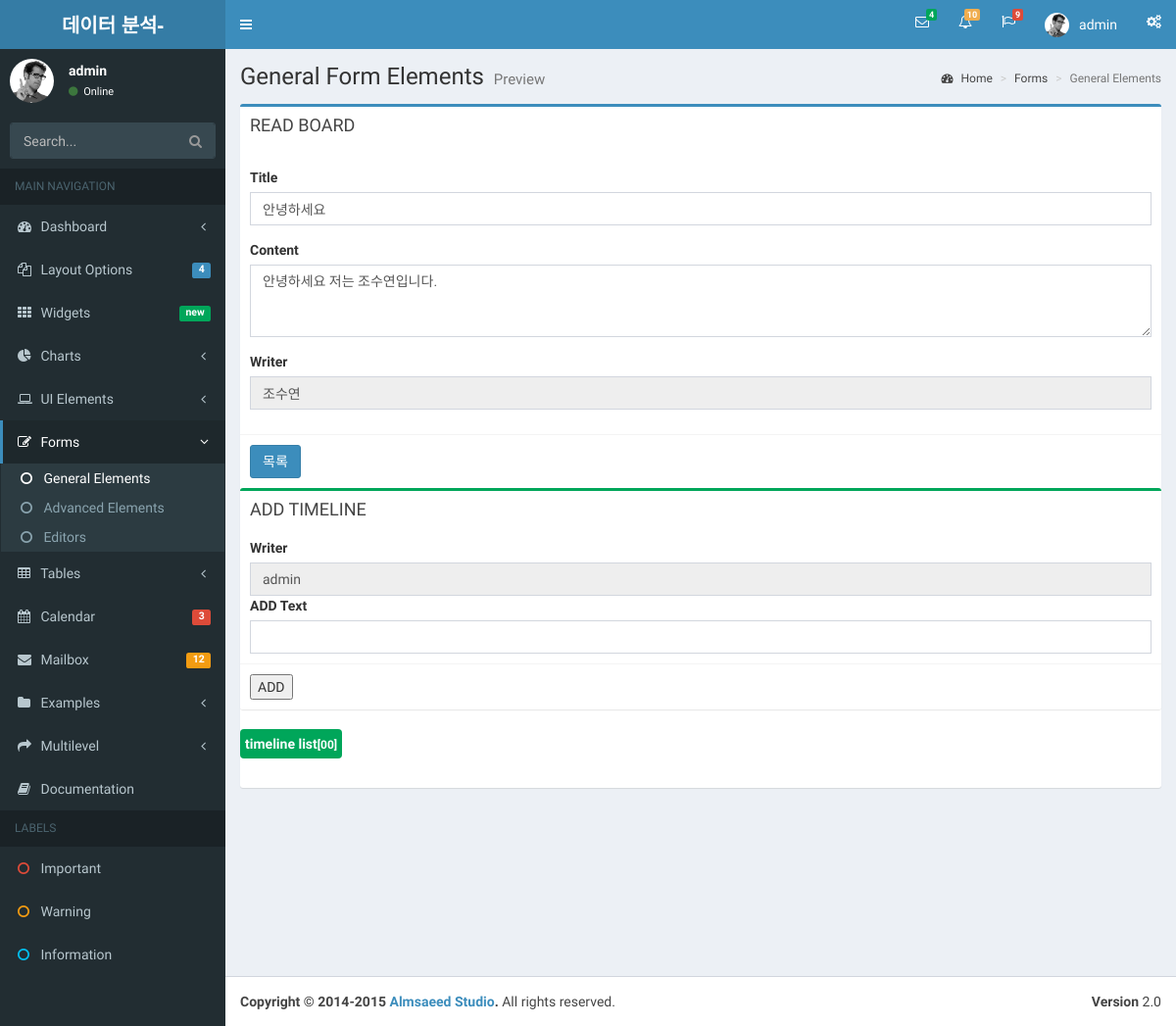
The page /bbs/bbs_read/3 (signed in) on the database as committed earlier.
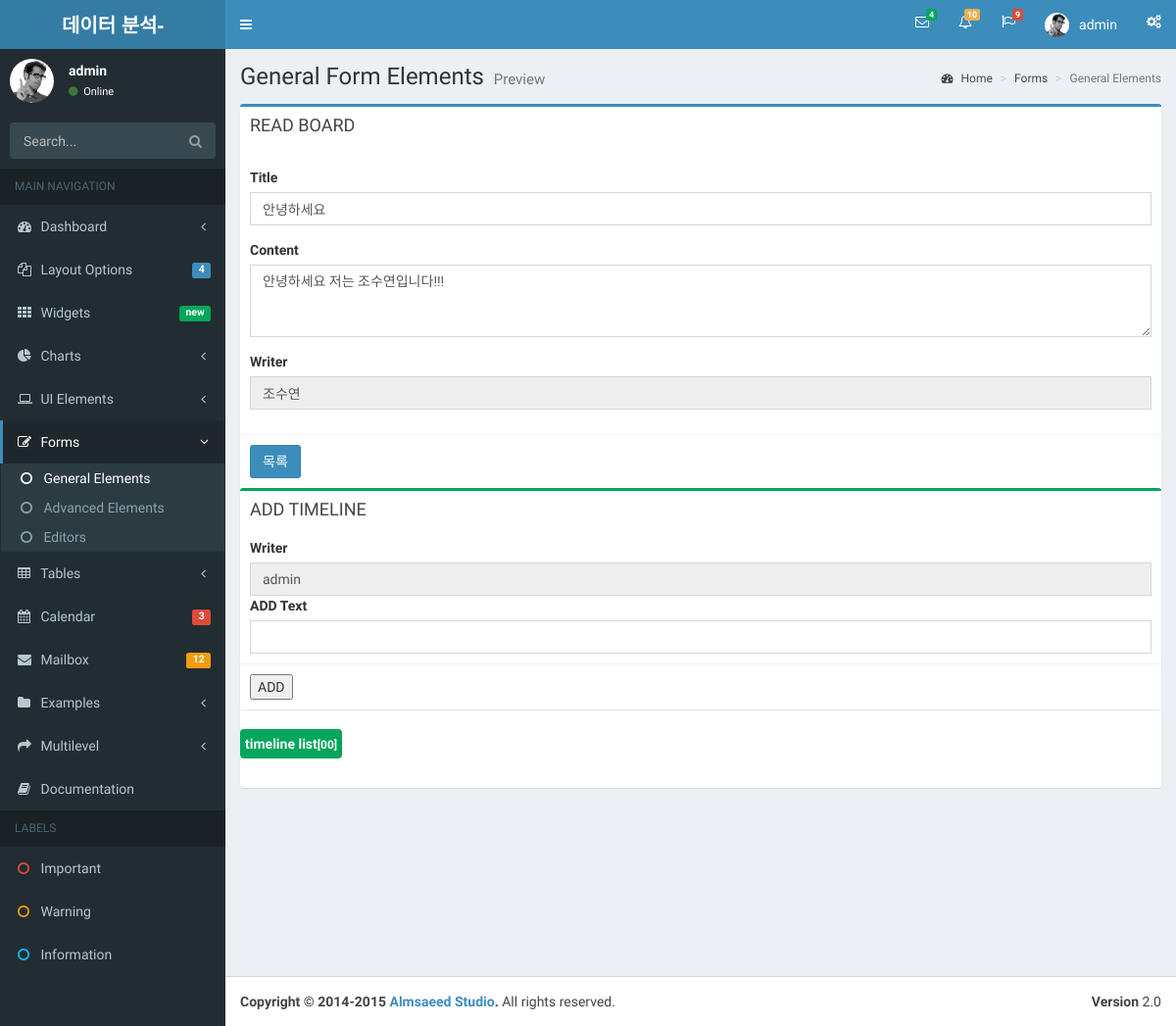
The same page on the database as committed later.
### bbsApp/models.py (models this page shows)
class Bbs(models.Model):
    title   = models.CharField(max_length=500)
    writer  = models.CharField(max_length=100)
    content = models.TextField()
    regdate = models.DateTimeField(default=timezone.now)
    viewcnt = models.IntegerField(default=0)

### bbsApp/views.py (the view)
# urls.py: path('bbs_read/<int:id>', views.bbsRead, name='bbs_read'),
def bbsRead(request,id):
    print('bbsRead~~~')
    board=Bbs.objects.get(id=id)
    board.viewcnt = board.viewcnt + 1 # 조회수부분.
    board.save()
    lines=Timeline.objects.filter(board_id=board.id)
    print('board result:',board)
    context = {
        'board':board,
        'session_user_name': request.session['user_name'],
        'session_user_id': request.session['user_id'],
        'lines':lines
    }
    return render(request, 'bbs/read.html',context)

### bbsApp/templates/bbs/read.html (shortened to what this page needs)
{% include 'header.html' %}
{% block content %}
<section class="content">
	<div class="row">
		<div class="col-md-12">
			<div class="box box-primary">
				<div class="box-header">
					<h3 class="box-title">READ BOARD</h3>
				</div>
<div class="box-body">
	<div class="form-group">
		<label for="exampleInputEmail1">Title</label> <input type="text" id="title"
			name='title' class="form-control" value="{{board.title}}">
	</div>
	<div class="form-group">
		<label for="exampleInputPassword1">Content</label>
		<textarea class="form-control" name="content" rows="3" id="content">{{board.content}}</textarea>
	</div>
	<div class="form-group">
		<label for="exampleInputEmail1">Writer</label> <input type="text"
			name="writer" class="form-control" value="{{board.writer}}"
			readonly="readonly">
	</div>
</div>
<div class="box-footer">
	<button type="submit" class="btn btn-primary" id="listBtn">목록</button>
</div>
<div class="row">
	<div class="col-md-12">
		<div class="box box-success">
			<div class="box-header">
				<h3 class="box-title">ADD TIMELINE</h3>
			</div>
			<div class="box-body">
				<label for="writer">Writer</label>
				<input type="text" class="form-control" id="time_writer" value="{{session_user_name}}" readonly/>
				<label for="writer">ADD Text</label>
				<input type="text" class="form-control" id="time_txt" />
			</div>
			<div class="box-footer">
				<button id="replyBtn">ADD</button>
			</div>
		</div>
		<ul class="timeline">
			<li class="time-label" >
				<span class="bg-green">timeline list<small id ="cnt">[00]</small></span>
			</li>
		</ul>
	</div>
</div>
			</div>
		</div>
	</div>
</section>
</div>
{% endblock %}
{% include 'footer.html' %}

Rows that differ between the two databases and show on the page:
changed Bbs "안녕하세요": content "안녕하세요 저는 조수연입니다." → "안녕하세요 저는 조수연입니다!!!"
